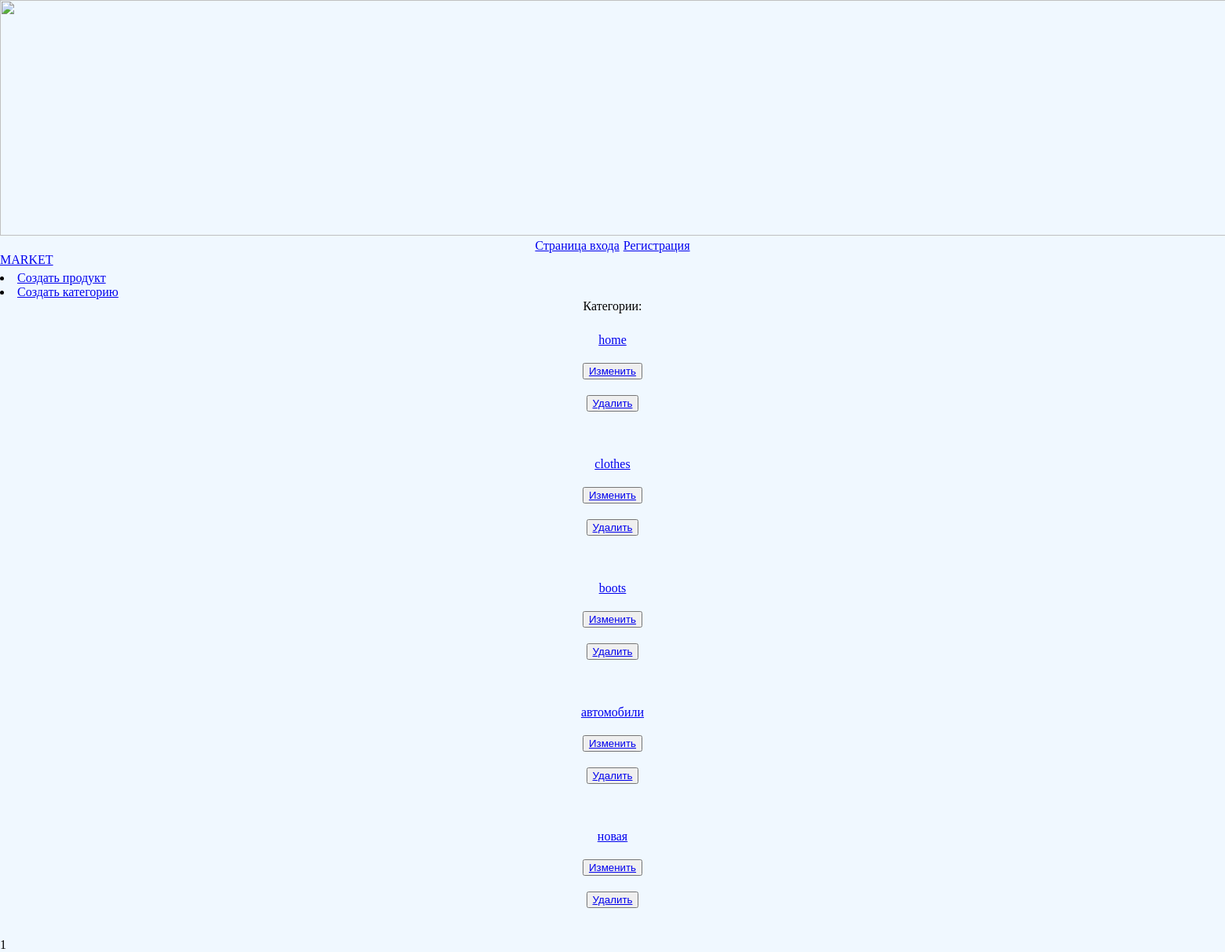
The page /cat_list/ on the database its author committed.
### category/models.py (models this page shows, shortened)
class Category(models.Model):
    name = models.CharField(max_length=255)
    slug = models.SlugField(max_length=30)

### category/views.py (the view)
# urls.py: path('cat_list/', CategoryListView.as_view(), name='cat_list'),
class CategoryListView(ListView):
    model = Category
    template_name = 'category/cat_list.html'
    context_object_name = 'categories'
    paginate_by = 10
    def get_queryset(self, queryset=None):
        search = self.request.GET.get('search')
        queryset = super().get_queryset()
        if search:
            queryset = queryset.filter(name__icontains=search)
        return queryset

### category/templates/category/cat_list.html (shortened to what this page needs)
{% extends 'category/base_cat.html' %}
{% block content %}
<div class="flex">
        <p>Категории: </p>
        {% for category in categories %}
               <span><a href="{% url 'list_cat' category.slug %}">{{ category.name }}</a></span>
        <button><a href="{% url 'update_cat' category.slug %}">Изменить</a></button>
        <button><a href="{% url 'delete_cat' category.slug %}">Удалить</a></button><br>
        {% endfor %}
    </div>
    {% for p in page_obj.paginator.page_range %}
        {% if page_obj.number != p %}
            <a href="?page={{ p }}">{{ p }}</a>
        {% else %}
            <span>{{ p }}</span>
        {% endif %}
    {% endfor %}
{% endblock %}

### user/static/css/styles.css (style rules this page uses)
* { margin: 0; }
body { background-color: aliceblue; }
div { display: flex; justify-content: center; flex-wrap: wrap; gap: 5px; }
.flex { display: flex; flex-direction: column; justify-content: center; gap: 20px; align-items: center; }
p { margin-bottom: 5px; }

### rows shown on the page
Category: name "home"
Category: name "clothes"
Category: name "boots"
Category: name "автомобили"
Category: name "новая"

### other values the page prints
{{ p }} "1"
